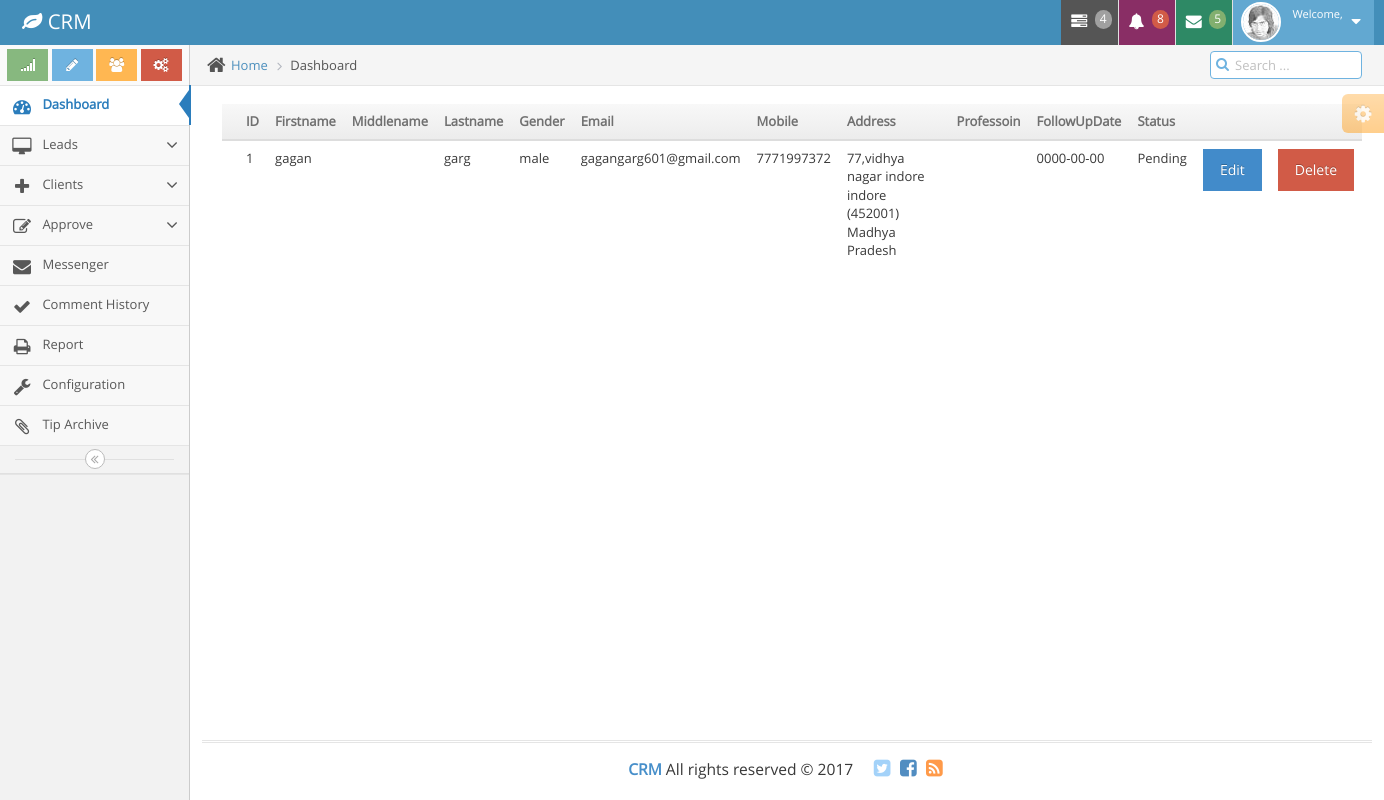
The app's page /index.php/clients/view_hold_clients, older data.
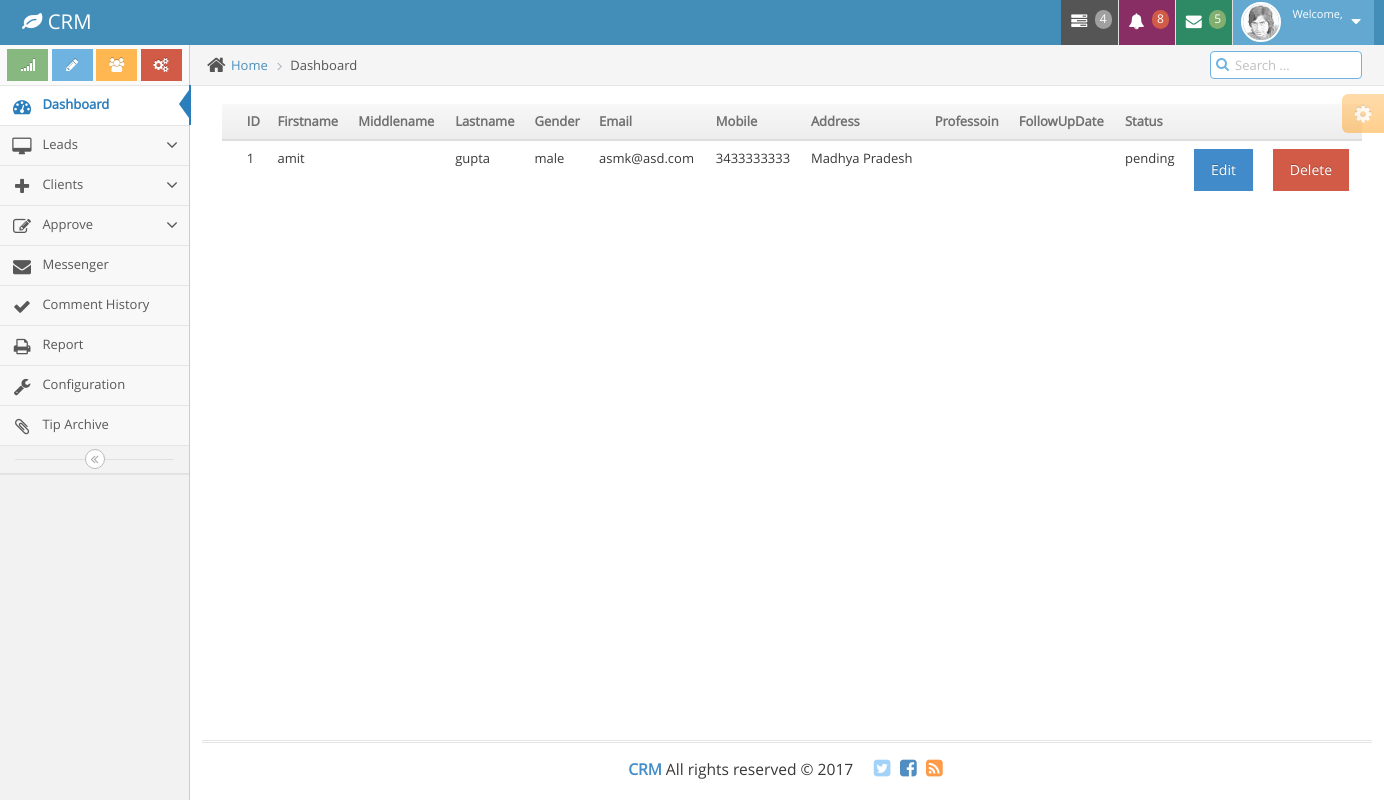
The same page, newer data.
### tables this page shows
CREATE TABLE `client` (
  `client_id` int(11) NOT NULL,
  `first_name` varchar(50) NOT NULL,
  `middle_name` varchar(50) DEFAULT NULL,
  `last_name` varchar(50) NOT NULL,
  `gender` varchar(10) NOT NULL,
  `email` varchar(100) DEFAULT NULL,
  `mobile` varchar(10) NOT NULL,
  `status` varchar(15) NOT NULL DEFAULT 'no status',
  `address` varchar(1000) DEFAULT NULL,
  `profession` varchar(100) DEFAULT NULL,
  `follow_up_date` date DEFAULT NULL,
  `active` varchar(10) NOT NULL
);

### application/controllers/Clients.php (called while the page is built, shortened)
<?php
class Clients extends CI_Controller {
	public function view_hold_clients()
	{
		$data   = array();
        $this->load->model('ClientModel');
        $this->load->helper('url');
        $data['result'] = $this->ClientModel->get_hold_clients();
		$this->load->view('admin/admin_header');
			$this->load->view('clients/view_clients', $data);
		$this->load->view('admin/admin_footer');
	}
}

### index.php (called while the page is built, shortened)
<?php
require_once BASEPATH.'core/CodeIgniter.php';

### application/models/ClientModel.php (called while the page is built, shortened)
<?php
class ClientModel extends CI_Model
{
	public function get_hold_clients()
	{
		$result=$this->db->query("select * from client where status='pending'");
		return $result=$result->result();
	}
}

### application/views/clients/view_clients.php (the view, shortened to what this page needs)
<div class="container">
<p style="color:green;"><?php print_r($this->session->flashdata('update'));?></p>
<p style="color:red;"><?php print_r($this->session->flashdata('delete'));?></p>
<p style="color:green;"><?php print_r($this->session->flashdata('insert'));?></p>
<div class="table-responsive">
  <table class="table table-hover">
     <thead class="thead-inverse">
      <tr>
		<th></th>
        <th>ID</th>
        <th>Firstname</th>
		 <th>Middlename</th>
        <th>Lastname</th>
        <th>Gender</th>
        <th>Email</th>
        <th>Mobile</th>
		<th>Address</th>
		<th>Professoin</th>
		<th>FollowUpDate</th>
		<th>Status</th>
		<th></th>
		<th></th>
      </tr>
    </thead>
    <tbody>
		<?php $i=1;?>
      <?php foreach($result  as $r): ?>
		<tr>
			<td>
			</td>
			<td><?php echo $i; $i++;?>
			</td>
			<td><?php echo $r->first_name;?>
			</td>
			<td><?php echo $r->middle_name;?>
			</td>
			<td><?php echo $r->last_name;?>
			</td>
			<td><?php echo $r->gender;?>
			</td>
			<td><?php echo $r->email;?>
			</td>
			<td><?php echo $r->mobile;?>
			</td>
			<td><?php echo $r->address;?>
			</td>
			<td><?php echo $r->profession;?>
			</td>
			<td><?php echo $r->follow_up_date;?>
			</td>
			<td><?php echo $r->status;?>
			</td>
			<td><form name="edit" class="form-horizontal" action="<?php echo base_url('leads/edit');?>"  method="POST">
					<input type="submit" name="submit" class="btn btn-primary" value="Edit">
				</form>
			</td>
			<td><form name="delete" class="form-horizontal" action="<?php echo base_url('leads/delete_disposed_leads');?>"  method="POST">
					<input type="submit" name="delete" class="btn btn-danger" value=" Delete">
				</form>
			</td>
		</tr>
	<?php endforeach; ?>
    </tbody>
  </table>
  </div>
</div>
</div>

### application/views/admin/admin_header.php (shortened to what this page needs)
<!DOCTYPE html>
<html lang="en">
	<head>
		<link rel="stylesheet" href="<?php echo base_url('assets1/css/bootstrap.min.css');?>" />
		<link rel="stylesheet" href="<?php echo base_url('assets1/font-awesome/4.5.0/css/font-awesome.min.css');?>" />
		<link rel="stylesheet" href="<?php echo base_url('assets1/css/ace.min.css');?>" class="ace-main-stylesheet" id="main-ace-style" />
		<link rel="stylesheet" href="<?php echo base_url('assets1/css/ace-skins.min.css');?>" />
		<link rel="stylesheet" href="<?php echo base_url('assets1/css/ace-rtl.min.css');?>" />
		<link href="<?php echo base_url('css1/custom.css'); ?>" rel="stylesheet">
	</head>
	<body class="no-skin">
		<div id="navbar" class="navbar navbar-default ace-save-state">
			<div class="navbar-container ace-save-state" id="navbar-container">
				<div class="navbar-header pull-left">
					<a class="navbar-brand">
						<small>
							<i class="fa fa-leaf"></i>
							CRM
						</small>
					</a>
				</div>
				<div class="navbar-buttons navbar-header pull-right" role="navigation">
					<ul class="nav ace-nav">
						<li class="grey dropdown-modal">
							<a data-toggle="dropdown" class="dropdown-toggle" href="#">
								<i class="ace-icon fa fa-tasks"></i>
								<span class="badge badge-grey">4</span>
							</a>
						</li>
						<li class="purple dropdown-modal">
							<a data-toggle="dropdown" class="dropdown-toggle" href="#">
								<i class="ace-icon fa fa-bell icon-animated-bell"></i>
								<span class="badge badge-important">8</span>
							</a>
						</li>
						<li class="green dropdown-modal">
							<a data-toggle="dropdown" class="dropdown-toggle" href="#">
								<i class="ace-icon fa fa-envelope icon-animated-vertical"></i>
								<span class="badge badge-success">5</span>
							</a>
						</li>
						<li class="light-blue dropdown-modal">
							<a data-toggle="dropdown" href="#" class="dropdown-toggle">
								<img class="nav-user-photo" src="<?php echo base_url('assets1/images/avatars/user.jpg');?>" alt="Jason's Photo" />
								<span class="user-info">
									<small>Welcome,</small>
								</span>
								<i class="ace-icon fa fa-caret-down"></i>
							</a>
						</li>
					</ul>
				</div>
			</div>
		</div>
		<div class="main-container ace-save-state" id="main-container">
			<div id="sidebar" class="sidebar                  responsive                    ace-save-state">
				<div class="sidebar-shortcuts" id="sidebar-shortcuts">
					<div class="sidebar-shortcuts-large" id="sidebar-shortcuts-large">
						<button class="btn btn-success">
							<i class="ace-icon fa fa-signal"></i>
						</button>
						<button class="btn btn-info">
							<i class="ace-icon fa fa-pencil"></i>
						</button>
						<button class="btn btn-warning">
							<i class="ace-icon fa fa-users"></i>
						</button>
						<button class="btn btn-danger">
							<i class="ace-icon fa fa-cogs"></i>
						</button>
					</div>
				</div>
				<ul class="nav nav-list">
					<li class="active">
						<a href="<?php echo base_url('admin/admin_dashboard');?>">
							<i class="menu-icon fa fa-tachometer"></i>
							<span class="menu-text"> Dashboard </span>
						</a>
					</li>
					<li class="">
						<a href="#" class="dropdown-toggle">
							<i class="menu-icon fa fa-desktop"></i>
							<span class="menu-text">
								Leads
							</span>
							<b class="arrow fa fa-angle-down"></b>
						</a>
					</li>
					<li class="">
						<a href="#" class="dropdown-toggle">
							<i class="menu-icon fa fa-plus"></i>
							<span class="menu-text"> Clients </span>
							<b class="arrow fa fa-angle-down"></b>
						</a>
					</li>
					<li class="">
						<a href="#" class="dropdown-toggle">
							<i class="menu-icon fa fa-pencil-square-o"></i>
							<span class="menu-text"> Approve </span>
							<b class="arrow fa fa-angle-down"></b>
						</a>
					</li>
					<li class="">
						<a href="#">
							<i class="menu-icon fa fa-envelope"></i>
							<span class="menu-text"> Messenger </span>
						</a>
					</li>
					<li class="">
						<a href="<?php echo base_url('admin/comment_history');?>">
							<i class="menu-icon fa fa-check"></i>
							<span class="menu-text">
								Comment History
							</span>
						</a>
					</li>
					<li class="">
						<a href="#">
							<i class="menu-icon fa fa-print"></i>
							<span class="menu-text"> Report </span>
						</a>
					</li>
					<li class="">
						<a href="#">
							<i class="menu-icon fa fa-wrench"></i>
							<span class="menu-text"> Configuration </span>
						</a>
					</li>
					<li class="">
						<a href="#">
							<i class="menu-icon fa fa-paperclip"></i>
							<span class="menu-text">
								Tip Archive
							</span>
						</a>
					</li>
					<li class="">
				<div class="sidebar-toggle sidebar-collapse" id="sidebar-collapse">
					<i id="sidebar-toggle-icon" class="ace-icon fa fa-angle-double-left ace-save-state" data-icon1="ace-icon fa fa-angle-double-left" data-icon2="ace-icon fa fa-angle-double-right"></i>
				</div>
			</div>
			<div class="main-content">
				<div class="main-content-inner">
					<div class="breadcrumbs ace-save-state" id="breadcrumbs">
						<ul class="breadcrumb">
							<li>
								<i class="ace-icon fa fa-home home-icon"></i>
								<a href="<?php echo base_url('admin/admin_dashboard');?>">Home</a>
							</li>
							<li class="active">Dashboard</li>
						</ul>
						<div class="nav-search" id="nav-search">
							<form class="form-search">
								<span class="input-icon">
									<input type="text" placeholder="Search ..." class="nav-search-input" id="nav-search-input" autocomplete="off" />
									<i class="ace-icon fa fa-search nav-search-icon"></i>
								</span>
							</form>
						</div>
					</div>
					<div class="page-content">
						<div class="ace-settings-container" id="ace-settings-container">
							<div class="btn btn-app btn-xs btn-warning ace-settings-btn" id="ace-settings-btn">
								<i class="ace-icon fa fa-cog bigger-130"></i>
							</div>
						</div>

### application/views/admin/admin_footer.php (shortened to what this page needs)
</div>
</div>
<div class="footer">
				<div class="footer-inner">
					<div class="footer-content">
						<span class="bigger-120">
							<span class="blue bolder">CRM</span>
							All rights reserved &copy; 2017
						</span>
						<span class="action-buttons">
							<a href="https://twitter.com/login">
								<i class="ace-icon fa fa-twitter-square light-blue bigger-150"></i>
							</a>
							<a href="https://www.facebook.com/">
								<i class="ace-icon fa fa-facebook-square text-primary bigger-150"></i>
							</a>
							<a href="https://www.rss.com/login">
								<i class="ace-icon fa fa-rss-square orange bigger-150"></i>
							</a>
						</span>
					</div>
				</div>
			</div>
		</div>
	</body>
</html>

Row changes from the older to the newer data that the page shows:
removed client: first_name "gagan", last_name "garg", gender "male", email "gagangarg601@gmail.com", mobile "7771997372", address "77,vidhya nagar indore indore (452001) Madhya Pradesh", follow_up_date "0000-00-00", status "Pending"
added client: first_name "amit", last_name "gupta", gender "male", email "asmk@asd.com", mobile "3433333333", address "Madhya Pradesh", status "pending"
